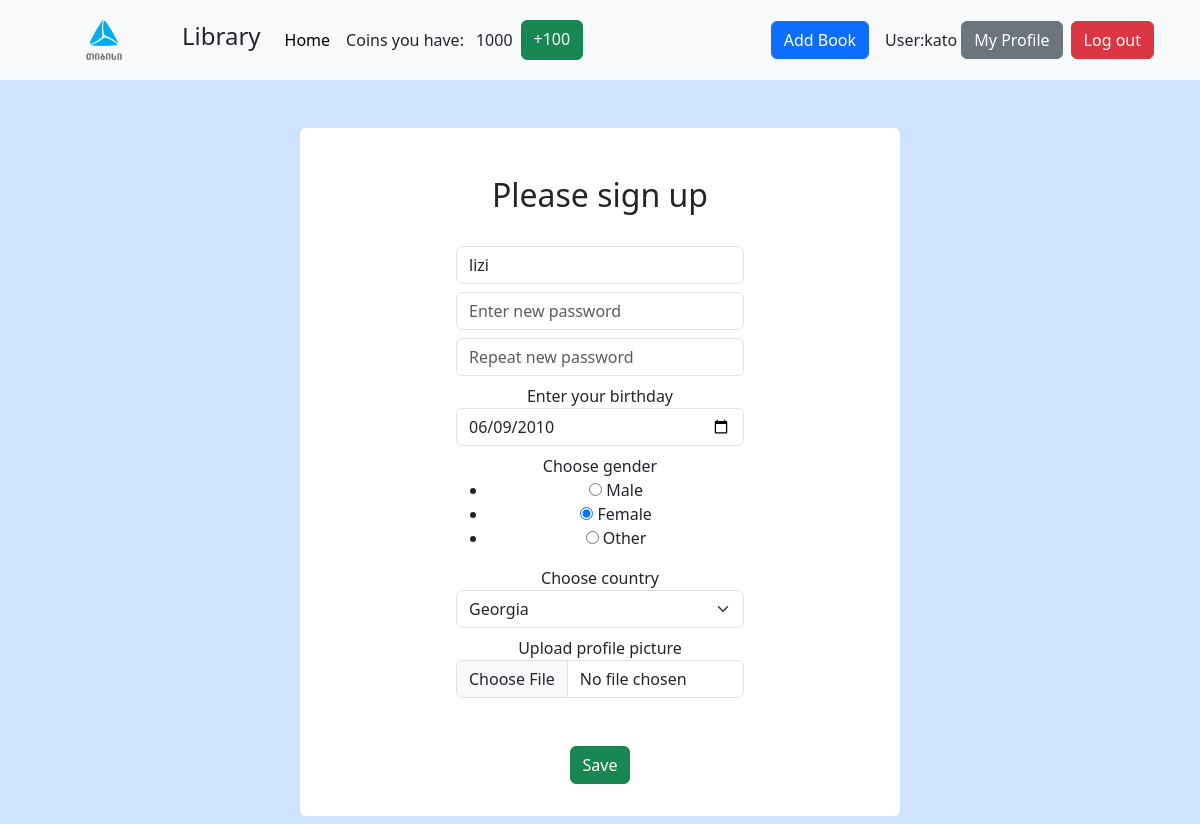
The page /edit_user/2 (signed in) on the database its author committed.
### models.py (models this page shows, shortened)
class User(db.Model, UserMixin):
    __tablename__ = "users"
    id = db.Column(db.Integer, primary_key=True)
    username = db.Column(db.String, unique=True)
    password = db.Column(db.String)
    gender = db.Column(db.String)
    birthday = db.Column(db.Date)
    country = db.Column(db.String)
    profile_image = db.Column(db.String)
    coins = db.Column(db.Integer)
    role = db.Column(db.String)
    owned_books = db.Column(db.String)

### routes.py (the view, shortened to what this page needs)
@app.route("/edit_user/<int:user_id>", methods=["GET", "POST"])
@login_required
def edit_user(user_id):
    user = User.query.get(user_id)
    form = EditUserForm(username=user.username,
                        password=user.password,
                        gender=user.gender,
                        birthday=user.birthday,
                        country=user.country,
                        profile_image=user.profile_image)
    return render_template("edit_user.html", form=form)

### forms.py
class EditUserForm(FlaskForm):
    username = StringField("Enter your username", validators=[DataRequired()])
    password = PasswordField("Enter new password", validators=[DataRequired(), length(min=8, max=20)])
    repeat_password = PasswordField("Repeat new password",
                                    validators=[DataRequired(), equal_to("password", message="Passwords do not match")])
    birthday = DateField("Enter your birthday", validators=[DataRequired()])
    gender = RadioField("Choose gender", choices=["Male", "Female", "Other"], validators=[DataRequired()])
    country = SelectField("Choose country", choices=["Georgia", "USA", "UK"], validators=[DataRequired()])
    profile_image = FileField("Upload profile picture",
                              validators=[FileSize(1024 * 1024), FileRequired(), FileAllowed(["jpg", "png", "jpeg"])])
    submit = SubmitField("Save")

### models.py (called while the page is built)
@login_manager.user_loader
def load_user (user_id):
    return User.query.get(user_id)

### templates/edit_user.html (shortened to what this page needs)
{%extends "base.html"%}
{%block content%}
<div class="container bg-white rounded w-50 mt-3 mb-2 text-center">
    <div class="d-flex w-50 flex-column mx-auto">
        <h2 class="mt-5">Please sign up</h2><br>
        <form method="post" enctype="multipart/form-data">
            {{ form.username (class="form-control mb-2", placeholder=form.username.label.text) }}
            {{ form.password (class="form-control mb-2", placeholder=form.password.label.text) }}
            {{ form.repeat_password (class="form-control mb-2", placeholder=form.repeat_password.label.text) }}
            {{ form.birthday.label }}
            {{ form.birthday (class="form-control mb-2") }}
            {{ form.gender.label }}
            {{ form.gender }}
            {{ form.country.label }}
            {{ form.country (class="form-select mb-2") }}
            {{ form.profile_image.label }}
            {{ form.profile_image(class="form-control") }}
            {{ form.submit (class="mt-5 mb-3 btn btn-success") }}
        </form>
    </div>
</div>
{%endblock%}

### templates/base.html (shortened to what this page needs)
<html>
<head>
    <link href="https://cdn.jsdelivr.net/npm/bootstrap@5.3.6/dist/css/bootstrap.min.css" rel="stylesheet"
>
</head>
<body class="bg-primary-subtle">
<nav class="navbar navbar-expand-lg bg-body-tertiary mb-5">
    <div class="container">
        <a class="btn btn-light" href="https://www.tbceducation.ge/"><img class="mx-4" src="/static/tbc-logo.png" width="50" height="50"></a>
        <h4 class="mx-3">Library</h4>
        <div class="collapse navbar-collapse" id="navbarSupportedContent">
            <ul class="navbar-nav me-auto mb-2 mb-lg-0">
                <li class="nav-item">
                    <a class="nav-link active" aria-current="page" href="/">Home</a>
                </li>
                {% if current_user.is_authenticated %}
                <li class="mx-2 my-2"> Coins you have:</li>
                <li class="mx-1 my-2">{{current_user["coins"]}}</li>
                {% endif %}
                {% if current_user.role == "admin" %}
                <a class="btn btn-success mx-1" href="/add_coins" role="button">+100</a>
                {% endif %}
            </ul>
            {% if not current_user.is_authenticated %}
                <a class="btn btn-primary mx-1" href="/login" role="button">Login</a>
                <a class="btn btn-primary mx-1" href="/signup" role="button">Sign up</a>
            {% else %}
                {% if current_user.role == "admin" %}
                <a class="btn btn-primary mx-3" href="/add_book"  role="button">Add Book</a>
                {% endif %}
                <label>User: </label>
                <label>{{ current_user.username }}</label>
                <a class="btn btn-secondary mx-1" href="/profile/{{current_user.id}}" role="button">My Profile</a>
                <a class="btn btn-danger mx-1" href="/logout"  role="button">Log out</a>
            {% endif %}
        </div>
    </div>
</nav>
{%block content%}
{%endblock%}
</body>
</html>

### rows shown on the page
User: coins "1000", username "kato"
User: username "lizi", birthday "06/09/2010", gender "☐ Male ☑ Female ☐ Other", country "Georgia"
